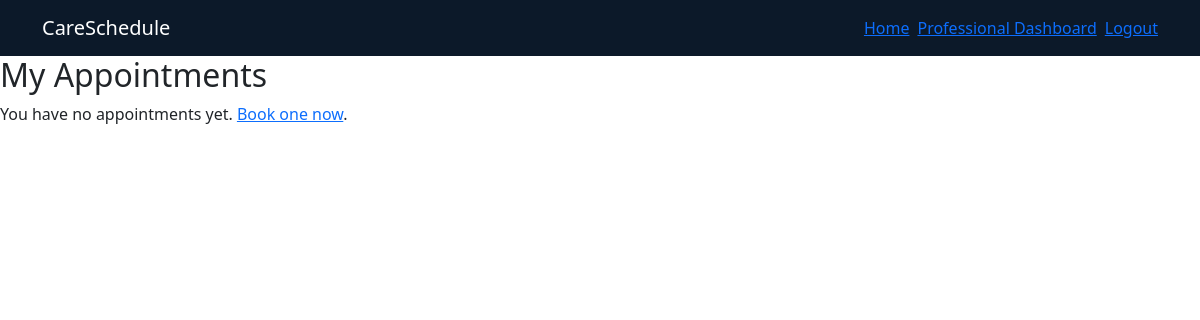
Before: /appointments (signed in) with the older database file.
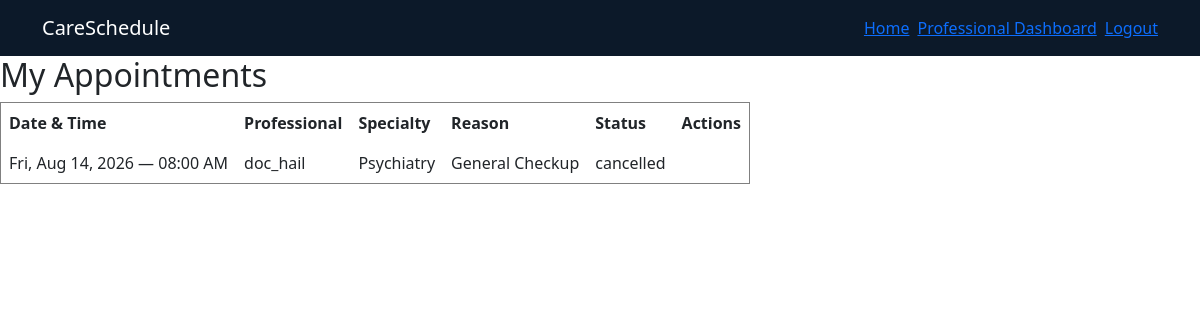
After: the same page with the newer database file.
### bp_app/models.py (models this page shows, shortened)
class Appointment(db.Model):
    __tablename__ = "appointment"
    id = db.Column(db.Integer, primary_key = True)
    reason = db.Column(db.Text, nullable = False)
    status = db.Column(db.Enum(AppointmentStatus), nullable= False, default = AppointmentStatus.CONFIRMED)
    scheduled_at = db.Column(db.DateTime, nullable=False)
    patient_id = db.Column(db.Integer, db.ForeignKey("patient.id"), nullable = False)
    patient = db.relationship("Patient", back_populates="appointments")
    availability_id = db.Column(
        db.Integer,
        db.ForeignKey("availability.id"),
        nullable=True,
        unique=True  # one slot can be booked once
    )
    availability = db.relationship(
        "Availability",
        back_populates="appointment"
    )

class Professional(UserMixin, db.Model):
    __tablename__ = "professional"
    id = db.Column(db.Integer, primary_key = True)
    email = db.Column(db.String(255), nullable = False, unique = True)
    username = db.Column(db.String(255), nullable = False, unique= True)
    password_hash = db.Column(db.String(255), nullable = False)
    firstname = db.Column(db.String(150), nullable = True)
    lastname = db.Column(db.String(150), nullable = True)
    specialty = db.Column(db.String(150), nullable = True)
    biography = db.Column(db.Text)
    availabilities = db.relationship(
        "Availability",
        back_populates = "professional"
    )

### bp_app/patient_routes.py (the view)
@patients.route("/appointments")
@login_required
def my_appointments():
    appointments = (Appointment.query
                    .filter_by(patient_id=current_user.id)
                    .order_by(Appointment.scheduled_at)
                    .all())
    return render_template("patients/my_appointments.html", appointments=appointments)

### bp_app/app.py (called while the page is built)
@login_manager.user_loader
def load_user(user_id):
    try:
        user_type, record_id = user_id.split(":", 1)
        model = {"Patient": Patient, "Professional": Professional}.get(user_type)
        return db.session.get(model, int(record_id)) if model else None
    except (AttributeError, TypeError, ValueError):
        return None

### bp_app/templates/patients/my_appointments.html (shortened to what this page needs)
{% extends "base.html" %}
{% block content %}
    <h2>My Appointments</h2>
    {% if appointments %}
        <table border="1" cellpadding="8">
            <thead>
            <tr>
                <th>Date & Time</th>
                <th>Professional</th>
                <th>Specialty</th>
                <th>Reason</th>
                <th>Status</th>
                <th>Actions</th>
            </tr>
            </thead>
            <tbody>
            {% for appointment in appointments %}
                <tr>
                    <td>{{ appointment.scheduled_at.strftime('%a, %b %d, %Y — %I:%M %p') }}</td>
                    <td>{{ appointment.availability.professional.username if appointment.availability else '—' }}</td>
                    <td>{{ appointment.availability.professional.specialty if appointment.availability else '—' }}</td>
                    <td>{{ appointment.reason }}</td>
                    <td>{{ appointment.status.value }}</td>
                    <td>
                    </td>
                </tr>
            {% endfor %}
            </tbody>
        </table>
    {% else %}
        <p>You have no appointments yet.
            <a href="{{ url_for('patients.book') }}">Book one now</a>.
        </p>
    {% endif %}
{% endblock %}

Changed rows visible on the page:
added Appointment: scheduled_at "Fri, Aug 14, 2026 — 08:00 AM", availability.professional "doc_hail", availability.professional "Psychiatry", reason "General Checkup", status.value "cancelled"
Other visible differences:
text no longer shown: "You have no appointments yet. Book one now ."
text now shown: "Date & Time Professional Specialty Reason Status Actions"
